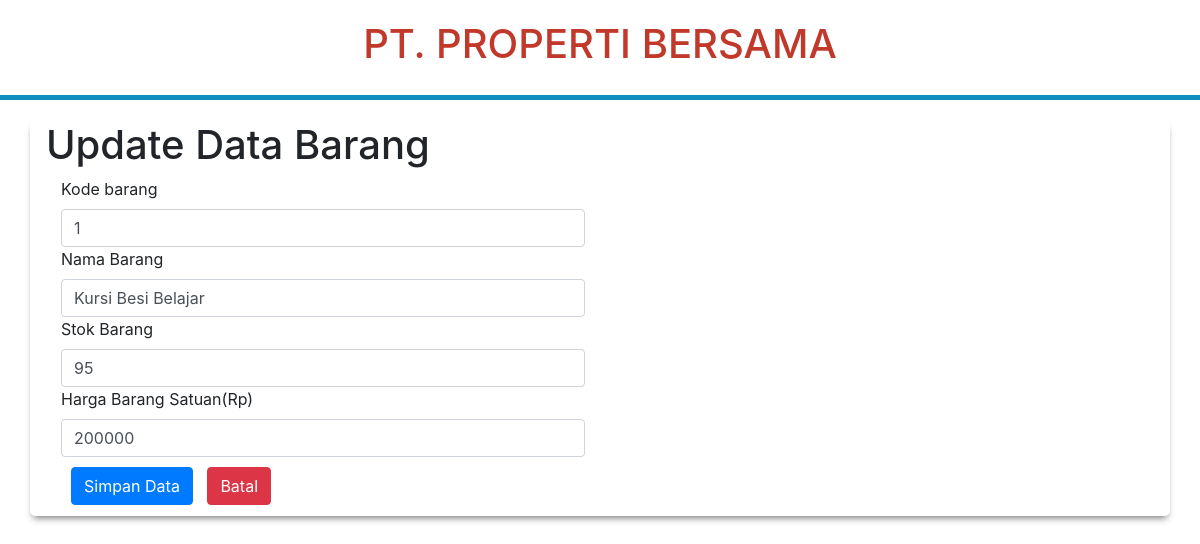
/update.php?kodebarang=1, run on the app's committed database.
### tables this page shows
CREATE TABLE `gudang` (
  `kodebarang` int(100) NOT NULL,
  `namabarang` varchar(100) NOT NULL,
  `stokbarang` int(100) NOT NULL,
  `hargabarangsatuan` int(100) NOT NULL
);

### update.php (the view, shortened to what this page needs)
<!DOCTYPE html>
<html lang="en">
<head>
    <link rel="stylesheet" href="bootstrap.min.css">
	<link rel="stylesheet" href="style.css">
</head>
<body>
	<header>
		<div class="header_content">
			<h1>PT. Properti Bersama</h1>
		</div>
	</header>
    <div class="container">
        <h1>Update Data Barang</h1>
        <?php
            include 'koneksi.php';
            $kodebarang=$_GET['kodebarang'];
            $data=mysqli_query($koneksi, "SELECT * FROM gudang WHERE kodebarang='$kodebarang' ") or die(mysqli_error($koneksi));
            $baris=mysqli_fetch_array($data);
        ?>
        <div class="col-md-6">
        <form action="prosesupdate.php?kodebarang=<?php echo $kodebarang ?>" method="post">
        <label for="kodebarang">Kode barang</label>
                <input type="number" class="form-control" name="kodebarang" value="<?php echo $baris['kodebarang'] ?>">
                <label for="namabarang">Nama Barang</label>
                <input type="text" class="form-control" name="namabarang" value="<?php echo $baris['namabarang'] ?>">
                <label for="stokbarang">Stok Barang</label>
                <input type="number" class="form-control" name="stokbarang" value="<?php echo $baris['stokbarang'] ?>">
				<label for="hargabarangsatuan">Harga Barang Satuan(Rp)</label>
                <input type="number" class="form-control" name="hargabarangsatuan" value="<?php echo $baris['hargabarangsatuan'] ?>">
                <button class="btn btn-primary" type="submit" name="button">Simpan Data</button>
				<a href="index.php" class="btn btn-danger"> Batal</a>
        </form>
        </div>
    </div>
</body>
</html>

### style.css (style rules this page uses)
.container { width: 1200px; margin: 20px auto; border:1px solid #fff; background: #fff; border-radius: 5px; overflow: hidden; -webkit-box-shadow: 0px 5px 7px -3px rgba(122,122,122,1); -moz-box-shadow: 0px 5px 7px -3px rgba(122,122,122,1); box-shadow: 0px 5px 7px -3px rgba(122,122,122,1); }
header { height: 100px; background: cover; border-bottom: 5px solid #0C8FBF; }
header .header_content { padding: 10px; text-align: center; padding-top: 20px; text-transform: uppercase; color:#c0392b; }
button { margin: 10px; }

### data on the page
gudang: kodebarang "1", namabarang "Kursi Besi Belajar", stokbarang "95", hargabarangsatuan "200000"
